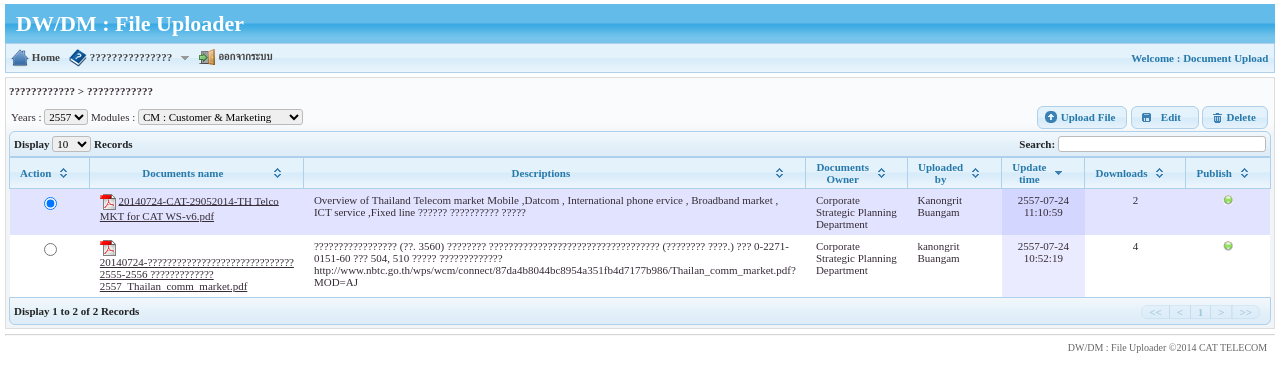
The app's page / (signed in) with its own data.
### tables this page shows
CREATE TABLE IF NOT EXISTS `tbl_menu_group` (
  `mgroup_id` tinyint(4) NOT NULL auto_increment,
  `menu_group_th` varchar(50) NOT NULL,
  `menu_group_en` varchar(50) default NULL,
  `menu_path` varchar(50) NOT NULL,
  `menu_order` tinyint(4) default NULL,
  `icon_id` tinyint(4) default '3',
  PRIMARY KEY  (`mgroup_id`),
  KEY `Ref44106` (`icon_id`)
);

CREATE TABLE IF NOT EXISTS `tbl_documents` (
  `docs_id` int(11) NOT NULL auto_increment,
  `docs_years` varchar(4) NOT NULL,
  `docs_filename` varchar(255) default NULL,
  `docs_desc` varchar(255) NOT NULL,
  `docs_owner` varchar(255) NOT NULL,
  `docs_uploadby` varchar(100) NOT NULL,
  `docs_updatetime` datetime default NULL,
  `docs_downloads` int(11) default '0',
  `docs_publish` varchar(1) NOT NULL default 'Y',
  `docs_cate_code` varchar(20) NOT NULL,
  PRIMARY KEY  (`docs_id`),
  KEY `NewIndex1` (`docs_cate_code`)
);

### modules/Uploads/docs_upload.php (the view, shortened to what the rows shown need)
<?php
$tbl = new dataTable();
$tbl->id = 'docs_upload';
$tbl->title = title_menu('docs_upload');
$tbl->order = 5;
$tbl->module = 'Uploads';
$tbl->page = 'docs_upload';
$tbl->orderType = "desc";
$tbl->openTable();
$db->debug =0;
$user_id = $_SESSION['sess_user_id'];
$sql_doc_years = "SELECT
							  DISTINCT(docs_years)
							FROM tbl_documents
							WHERE docs_cate_code IN(SELECT
													  a.docs_cate_code
													FROM tbl_docs_category a,
													  tbl_docs_auth b
													WHERE a.docs_cate_id = b.docs_cate_id
														AND b.group_id IN(SELECT
																			group_id
																		  FROM tbl_user_auth
																		  WHERE user_id = $user_id)
													GROUP BY a.docs_cate_code, a.docs_cate_name)
							ORDER BY docs_years DESC ";
$rs_doc_years = $db->GetAll($sql_doc_years);
$sql_doc_group = "SELECT
							  a.docs_cate_code,
							  a.docs_cate_name
							FROM tbl_docs_category a,
							  tbl_docs_auth b
							WHERE a.docs_cate_id = b.docs_cate_id
								AND b.group_id IN(SELECT
													group_id
												  FROM tbl_user_auth
												  WHERE user_id = $user_id)
							GROUP BY a.docs_cate_code, a.docs_cate_name
							ORDER BY a.docs_cate_name";
$rs_doc_group = $db->GetAll($sql_doc_group);
$get_docs_cate_code = $_GET['docs_cate_code'] ? $_GET['docs_cate_code'] : $rs_doc_group[0]['docs_cate_code'];
if(!isset($_GET['docs_years']) || $_GET['docs_years'] == "null"){
	$get_docs_years =  $rs_doc_years[0]['docs_years'];
}else{
	$get_docs_years = $_GET['docs_years'];
}
  $sql_list = "SELECT
			  a.*,
			  b.docs_cate_name
			FROM tbl_documents a,
			  tbl_docs_category b
			WHERE a.docs_cate_code = b.docs_cate_code
			AND a.docs_cate_code = '$get_docs_cate_code'
			AND a.docs_years = '$get_docs_years'
			ORDER BY a.docs_updatetime DESC";
$rs_list = $db->GetAll($sql_list);
?>
<table width="100%" border="0" cellpadding="0" cellspacing="0" class="display" id="<?=$tbl->id;?>">
  <thead>
    <tr>
      <th width="4%"  class="header_height">Action</th>
      <th width="17%">Documents name</th>
      <th width="28%">Descriptions</th>
      <th width="16%">Documents Owner</th>
      <th width="12%">Uploaded by</th>
      <th width="11%">Update time</th>
      <th width="7%"> Downloads</th>
      <th width="5%">Publish</th>
    </tr>
  </thead>
  <tbody>
    <?php for($i=0;$i<count($rs_list);$i++){
		$docs_filename = $rs_list[$i]['docs_filename'];
		$docs_cate_code = $rs_list[$i]['docs_cate_code'];
		$docs_id = $rs_list[$i]['docs_id'];
		$docs_desc = $rs_list[$i]['docs_desc'];
		$docs_owner = $rs_list[$i]['docs_owner'];
		$docs_updatetime = $rs_list[$i]['docs_updatetime'];
		$docs_uploadby = $rs_list[$i]['docs_uploadby'];
		$docs_downloads = $rs_list[$i]['docs_downloads'];
		$docs_publish = $rs_list[$i]['docs_publish'];
		$docs_years = $rs_list[$i]['docs_years'];
		$arrPublish = array("Y" => array("icons" => "./images/on.gif",
														"title" => "เผยแพร่"),
									"N" => array("icons" => "./images/off.gif",
														"title" => "ไม่เผยแพร่"));
		$publish_img = $arrPublish[$docs_publish]['icons'];
		$publish_title = $arrPublish[$docs_publish]['title'];
		$filePath = "./".UPLOADS_DIR."/".$docs_cate_code."/".$docs_years."/".$docs_filename;
	?>
    <tr>
      <td align="center" valign="top"><label for="selID"><input type="radio" name="selID" id="selID_<?=$docs_id?>" value="<?=$docs_id?>" <?=$i== 0 ?'checked':''?>/></label></td>
      <td valign="top"><?=show_icon($docs_filename);?> <a href="<?=$filePath;?>" class="downloads" id="<?=$docs_id;?>" target="_blank"><?=$docs_filename;?></a></td>
      <td valign="top"><?=$docs_desc;?></td>
      <td valign="top"><?=$docs_owner;?></td>
      <td valign="top"><?=$docs_uploadby;?></td>
      <td align="center" valign="top"><?=showdateTimeThai($docs_updatetime);?></td>
      <td align="center" valign="top"><?=$docs_downloads;?></td>
      <td align="center" valign="top"><img src="<?=$publish_img?>" title="<?=$publish_title?>" class="tooltips" style="cursor:pointer"></td>
    </tr>
    <?php }  ?>
  </tbody>
</table>

### main_menu.php (shortened to what the rows shown need)
<?php
$db->debug = 0;
?>
<link rel="stylesheet" type="text/css" href="css/<?=THEMES?>/menu.css" />
<div class="ui-state-default">
  <table cellpadding="0" cellspacing="0" style="width:100%;">
    <tr>
      <td width="83%" style="width:80%;">
        <ul id="qm0" class="qmmc">
          <?php
if(LANGUAGE == "en"){
	$menu_group_lange = "menu_group_en";
	$menu_lange = "menu_name_en";
}else{
	$menu_group_lange = "menu_group_th";
}
$sqlMenuGroup = "SELECT
								 T.*
							FROM (SELECT
									   b.mgroup_id,
									   b.menu_group_th,
									   b.menu_group_en,
									   b.menu_path,
									   a.menu_order,
									   c.icon_name
								  FROM tbl_menu a,
									   tbl_menu_group b,
									   tbl_icons c
								  WHERE a.mgroup_id = b.mgroup_id
										 AND b.icon_id = c.icon_id
										 AND menu_id IN(SELECT
															 menu_id
														FROM tbl_menu_auth
														WHERE group_id IN(SELECT
																			   group_id
																		  FROM tbl_user_auth
																		  WHERE user_id ='".$_SESSION['sess_user_id']."'))
								  GROUP BY a.mgroup_id
								  ORDER BY a.mgroup_id) AS T
								 left join tbl_menu_group a
								   on a.mgroup_id = t.mgroup_id
							group by a.menu_order
							order by a.menu_order";
$rsMenuGroup = $db->GetAll($sqlMenuGroup);
for($i=0;$i<count($rsMenuGroup);$i++){
	?>
          <li><a class="qmparent" href="javascript:void(0)"><img src="./images/menu_actions/<?=$rsMenuGroup[$i]['icon_name']?>"  border="0" align="absmiddle" />
            <?=$rsMenuGroup[$i][$menu_group_lange]?>
            &nbsp;&nbsp;<img src="images/menu_actions/icons-down.gif"  border="0" align="absmiddle" /> </a>
            <?php
}
			?>
          <li ><a class="qmparent" href="javascript:void(0)" id="signout"><img src="<?=$arr_icon['logout']?>"  border="0" align="absmiddle" /> ออกจากระบบ</a>
        </ul>
        </td>
    </tr>
  </table>
</div>

### includes/functions.php (shortened to what the rows shown need)
<?php
$iconPath = "./images/icons_file/";
$arrIcons = array("pdf"=>"pdf.gif" ,
						  "doc"=>"word.gif",
						  "docx"=>"word.gif",
						  "xls"=>"xlsx.gif",
						  "xlsx"=>"xlsx.gif",
						  "zip"=>"zip.gif",
						  "rar"=>"zip.gif",
						  "txt"=>"text.gif",
						  "htm"=>"html.gif",
						  "html"=>"html.gif",
						  "html"=>"html.gif",
						  "ppt"=>"ppt.gif",
						   "pptx"=>"ppt.gif",
						  "jpg"=>"picture.gif",
						  "jpeg"=>"picture.gif",
						  "gif"=>"picture.gif",
						  "bmp"=>"picture.gif",
						   "png"=>"picture.gif"
					);
function file_extension($file){
		$temp = explode(".", $file);
		return strtolower(end($temp));
}
function show_icon($file){
		global $arrIcons , $iconPath;
		$ext = file_extension($file);
		$img = $arrIcons[$ext] == "" ? "text.gif" : $arrIcons[$ext] ;
		return 	"<img src='$iconPath/$img' align='absmiddle'> ";
}
?>

### records on screen
tbl_menu_group: menu_group_th "???????????????"
tbl_documents: docs_filename "20140724-CAT-29052014-TH Telco MKT for CAT WS-v6.pdf", docs_desc "Overview of Thailand Telecom market Mobile ,Datcom , International phone ervice , Broadband market , ICT service ,Fixed line ?????? ?????????? ?????", docs_owner "Corporate Strategic Planning Department", docs_uploadby "Kanongrit Buangam", docs_updatetime "2557-07-24 11:10:59", docs_downloads "2"
tbl_documents: docs_filename "20140724-?????????????????????????????? 2555-2556 ????????????? 2557_Thailan_comm_market.pdf", docs_desc "????????????????? (??. 3560) ???????? ??????????????????????????????????? (???????? ????.) ??? 0-2271-0151-60 ??? 504, 510 ????? ????????????? http://www.nbtc.go.th/wps/wcm/connect/87da4b8044bc8954a351fb4d7177b986/Thailan_comm_market.pdf?MOD=AJ", docs_owner "Corporate Strategic Planning Department", docs_uploadby "kanongrit Buangam", docs_updatetime "2557-07-24 10:52:19", docs_downloads "4"

### other values on screen
SITE_NAME "DW/DM : File Uploader"
$_SESSION['sess_name'] "Document Upload"
$this->title "???????????? > ????????????"
COPYRIGHT "©2014 CAT TELECOM"
form field sel_docs_years "2557"
form field sel_docs_cate_code "CM : Customer & Marketing"
